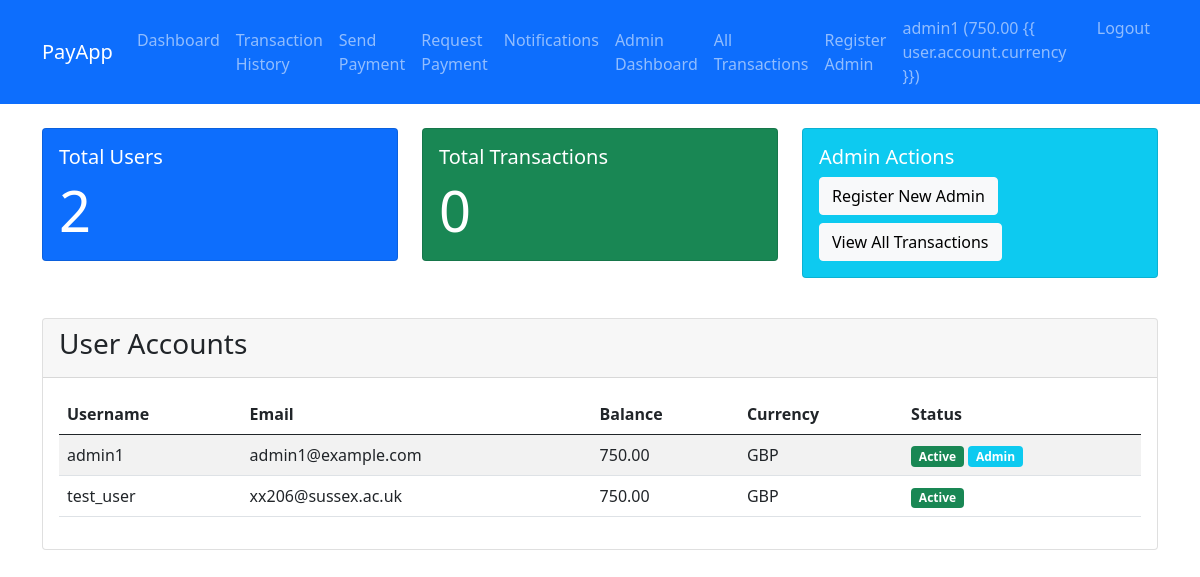
Before: /admin-dashboard/ (signed in) with the older database file.
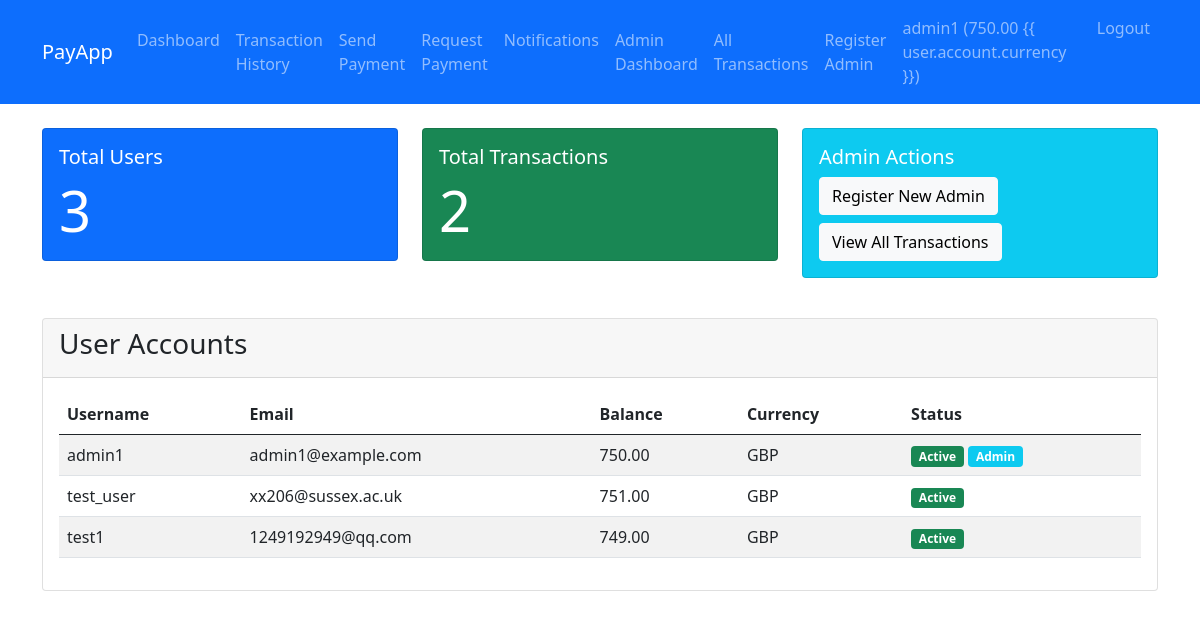
After: the same page with the newer database file.
### payapp/models.py (models this page shows, shortened)
class Account(models.Model):
    user = models.OneToOneField(User, on_delete=models.CASCADE, related_name='account')
    balance = models.DecimalField(max_digits=10, decimal_places=2)
    currency = models.CharField(max_length=3)

### payapp/views.py (the view)
# urls.py: path('admin-dashboard/', views.admin_dashboard_view, name='admin_dashboard'),
@login_required
def admin_dashboard_view(request):
    if not request.user.is_staff:
        messages.error(request, "You don't have permission to access this page.")
        return redirect('dashboard')
    accounts = Account.objects.all()
    context = {
        'accounts': accounts,
        'user_count': User.objects.count(),
        'transaction_count': Transaction.objects.count()
    }
    return render(request, 'payapp/admin_dashboard.html', context)

### templates/payapp/admin_dashboard.html
{% extends 'base.html' %} {% block title %}Admin Dashboard - PayApp{% endblock%}
{% block content %}
<div class="row mb-4">
  <div class="col-md-4">
    <div class="card text-white bg-primary mb-3">
      <div class="card-body">
        <h5 class="card-title">Total Users</h5>
        <p class="card-text display-4">{{ user_count }}</p>
      </div>
    </div>
  </div>
  <div class="col-md-4">
    <div class="card text-white bg-success mb-3">
      <div class="card-body">
        <h5 class="card-title">Total Transactions</h5>
        <p class="card-text display-4">{{ transaction_count }}</p>
      </div>
    </div>
  </div>
  <div class="col-md-4">
    <div class="card text-white bg-info mb-3">
      <div class="card-body">
        <h5 class="card-title">Admin Actions</h5>
        <a href="{% url 'register_admin' %}" class="btn btn-light"
          >Register New Admin</a
        >
        <a href="{% url 'admin_transactions' %}" class="btn btn-light mt-2"
          >View All Transactions</a
        >
      </div>
    </div>
  </div>
</div>
<div class="card">
  <div class="card-header">
    <h3>User Accounts</h3>
  </div>
  <div class="card-body">
    <div class="table-responsive">
      <table class="table table-striped">
        <thead>
          <tr>
            <th>Username</th>
            <th>Email</th>
            <th>Balance</th>
            <th>Currency</th>
            <th>Status</th>
          </tr>
        </thead>
        <tbody>
          {% for account in accounts %}
          <tr>
            <td>{{ account.user.username }}</td>
            <td>{{ account.user.email }}</td>
            <td>{{ account.balance }}</td>
            <td>{{ account.currency }}</td>
            <td>
              <span
                class="badge {% if account.user.is_active %}bg-success{% else %}bg-danger{% endif %}"
              >
                {% if account.user.is_active %}Active{% else %}Inactive{%endif%}
              </span>
              {% if account.user.is_staff %}
              <span class="badge bg-info">Admin</span>
              {% endif %}
            </td>
          </tr>
          {% endfor %}
        </tbody>
      </table>
    </div>
  </div>
</div>
{% endblock %}

### templates/base.html (shortened to what this page needs)
<!DOCTYPE html>
<html lang="en">
  <head>
    <link
      href="https://cdn.jsdelivr.net/npm/bootstrap@5.0.2/dist/css/bootstrap.min.css"
      rel="stylesheet"
    />
  </head>
  <body>
    <nav class="navbar navbar-expand-lg navbar-dark bg-primary">
      <div class="container">
        <a class="navbar-brand" href="{% url 'dashboard' %}">PayApp</a>
        <div class="collapse navbar-collapse" id="navbarNav">
          {% if user.is_authenticated %}
          <ul class="navbar-nav me-auto">
            <li class="nav-item">
              <a class="nav-link" href="{% url 'dashboard' %}">Dashboard</a>
            </li>
            <li class="nav-item">
              <a class="nav-link" href="{% url 'transactions' %}"
                >Transaction History</a
              >
            </li>
            <li class="nav-item">
              <a class="nav-link" href="{% url 'send_payment' %}"
                >Send Payment</a
              >
            </li>
            <li class="nav-item">
              <a class="nav-link" href="{% url 'request_payment' %}"
                >Request Payment</a
              >
            </li>
            <li class="nav-item">
              <a class="nav-link" href="{% url 'notifications' %}">
                Notifications
              </a>
            </li>
            {% if user.is_staff %}
            <li class="nav-item">
              <a class="nav-link" href="{% url 'admin_dashboard' %}"
                >Admin Dashboard</a
              >
            </li>
            <li class="nav-item">
              <a class="nav-link" href="{% url 'admin_transactions' %}"
                >All Transactions</a
              >
            </li>
            <li class="nav-item">
              <a class="nav-link" href="{% url 'register_admin' %}"
                >Register Admin</a
              >
            </li>
            {% endif %}
          </ul>
          <ul class="navbar-nav">
            <li class="nav-item">
              <span class="nav-link"
                >{{ user.username }} ({{ user.account.balance }} {{
                user.account.currency }})</span
              >
            </li>
            <li class="nav-item">
              <a class="nav-link" href="{% url 'logout' %}">Logout</a>
            </li>
          </ul>
          {% endif %}
        </div>
      </div>
    </nav>
    <div class="container mt-4">
       {% block content %}{% endblock %}
    </div>
  </body>
</html>

Changed rows visible on the page:
changed Account "test_user": balance "750.00" → "751.00"
added Account: user.username "test1", user.email "1249192949@qq.com", balance "749.00", currency "GBP", shows "Active"
Other visible differences:
{{ user_count }}: "2" → "3"
{{ transaction_count }}: "0" → "2"
